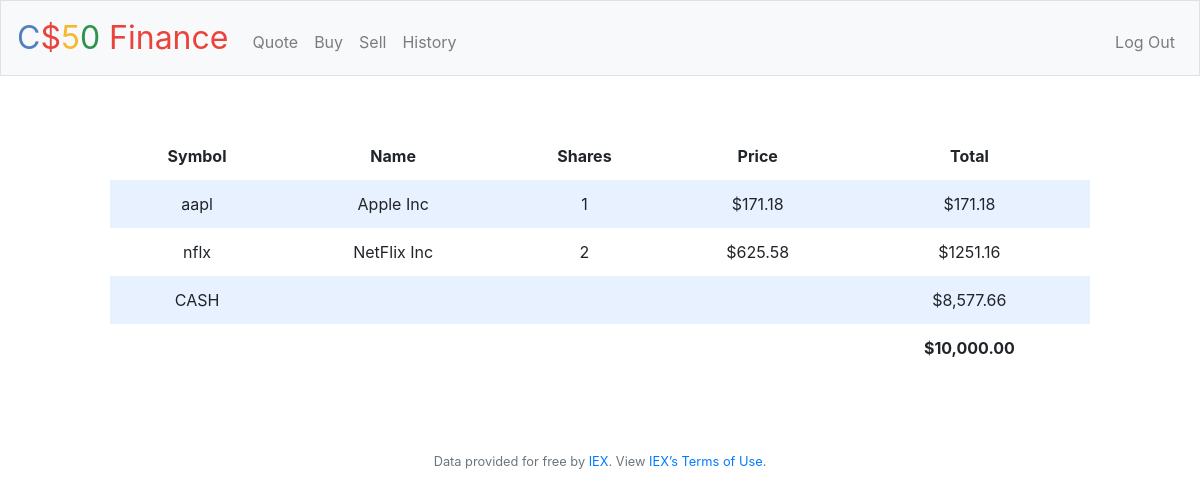
Screenshot of / (signed in) with the database file from the repository.
### tables this page shows
CREATE TABLE purchase(id INTEGER, username TEXT NOT NULL, symbol TEXT NOT NULL, company_name TEXT NOT NULL, price NUMERIC NOT NULL, shares NUMERIC NOT NULL, datetime DATETIME NOT NULL, PRIMARY KEY(id));

### application.py (the view)
@app.route("/")
@login_required
def index():
    total = 0.0
    Id = session["user_id"]
    row = db.execute("SELECT * FROM users WHERE id = ?", Id)
    username = row[0]['username']
    rows = db.execute("SELECT * FROM purchase WHERE username = ?", username)
    cash = row[0]['cash']
    for r in rows:
        total = total + r['price']*r['shares']
    total = total + cash
    return render_template("index.html", rows=rows, cash=usd(cash), total=usd(total))

### application.py (called while the page is built)
@app.after_request
def after_request(response):
    response.headers["Cache-Control"] = "no-cache, no-store, must-revalidate"
    response.headers["Expires"] = 0
    response.headers["Pragma"] = "no-cache"
    return response

### helpers.py (called while the page is built)
def login_required(f):
    @wraps(f)
    def decorated_function(*args, **kwargs):
        if session.get("user_id") is None:
            return redirect("/login")
        return f(*args, **kwargs)
    return decorated_function

def usd(value):
    return f"${value:,.2f}"

### templates/index.html (shortened to what this page needs)
{% extends "layout.html" %}
{% block main %}
           <div class="section">
                <table>
                    <thead>
                        <tr>
                            <th>Symbol</th>
                            <th>Name</th>
                            <th>Shares</th>
                            <th>Price</th>
                            <th>Total</th>
                        </tr>
                    </thead>
                    <tbody>
                          {% for row in rows %}
                            <tr>
                                <td>{{row.symbol}}</td>
                                <td>{{row.company_name}}</td>
                                <td>{{row.shares}}</td>
                                <td>{{"$%.2f"|format(row.price|float)}}</td>
                                <td>{{"$%.2f"|format(row.shares * row.price|float)}}</td>
                            </tr>
                          {% endfor %}
                          <tr>
                              <td>CASH</td>
                              <td></td>
                              <td></td>
                              <td></td>
                              <td>{{cash}}</td>
                          </tr>
                          <tr>
                              <td></td>
                              <td></td>
                              <td></td>
                              <td></td>
                              <td><b>{{ total}}</b></td>
                          </tr>
                    </tbody>
                </table>
            </div>
{% endblock %}

### static/styles.css (style rules this page uses)
table { background-color: transparent; margin-bottom: 1rem; width: 100%; }
table th, table td { padding: 0.75rem; vertical-align: middle; }
tbody tr:nth-of-type(odd) { background-color: rgb(179, 208, 255, 0.3) }
.section { padding-bottom: 1rem; padding-left: 2rem; padding-right: 2rem; padding-top: 0.5rem; }

### rows the page displays
purchase: symbol "aapl", company_name "Apple Inc", shares "1", price "$171.18", row.shares*row.price|float "$171.18"
purchase: symbol "nflx", company_name "NetFlix Inc", shares "2", price "$625.58", row.shares*row.price|float "$1251.16"

### other values shown
{{ cash }} "$8,577.66"
{{ total }} "$10,000.00"
